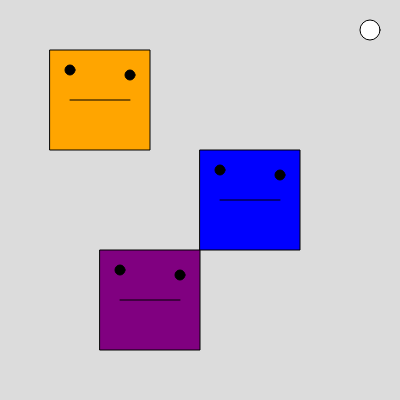
Frame 1 (no input)
Frame 60 (no input): identical to frame 1, image omitted
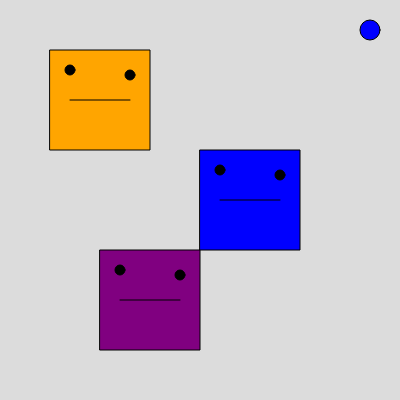
Frame 120 (the mouse pressed at the canvas centre since frame 60)

The p5.js sketch that drew these frames (run headless with seeded random() and noise() and a simulated clock; from frame 60 on, the mouse is pressed at the canvas centre):

// p5.js sketch
// ── sketch.js

let selectedColor;
let faces;



function setup() {
  createCanvas(400, 400);
  selectedColor = color('white');

  faces = [
    new Face(200, 150, color('blue')), 
    new Face(50, 50, color('orange')), 
    new Face(100, 250, color('purple'))]; //brackets create array
}

function draw() {
  background(220);

  for (let i = 0; i < faces.length; i++) { // loop from index 0 until the length/ end of the array / has to be less than < ( 1 less than length (index))
    faces[i].draw();//use array/ specify object [] and its index / goes through array and prints faces
  }

  fill(selectedColor); // use this to show what color is currently being used (circle in corner)
  circle(width - 30, 30, 20);
}

function mousePressed() {
  let isInFace = false;

  for(let i = 0; i < faces.length; i++) // go through array
  {
    if (faces[i].contains(mouseX, mouseY)) //if face contains mouse click
    {
      selectedColor = faces[i].fill; //set to fill value
      isInFace = true;
  }

  if (!isInFace) // if not in a face
  {
    selectedColor = color('white'); // set color to white
  }
//old / original code
  // if (face.contains(mouseX, mouseY)) // check if within face
  // {
  //   selectedColor = face.fill; // sets selectd color to color of selected face
  // } 
  // else if (face2.contains(mouseX, mouseY)) // if face 1 doesn't contain it, check face 2
  // {
  //   selectedColor = face2.fill;
 }
  console.log("selectedColor is " + selectedColor);
}

class Face {
  constructor(x,y, fill) {
    this.x = x;
    this.y = y;
    this.fill = fill;
  }

  draw() { // no background
    fill(this.fill);
    square(this.x, this.y, 100);
    fill(0);
    circle(this.x + 20, this.y + 20, 10);
    circle(this.x + 80, this.y + 25, 10);
  
    stroke(0);
    line(this.x + 20, this.y + 50, this.x + 80, this.y + 50)

  }
  contains(x,y) { // check if inside face / return true if inside, false if not
    let insideX = x >= this.x && x <= this.x + 100; // say if x val is inside of face
    let insideY = y >= this.y && y <= this.y + 100; //say if y val is inside of face
    return insideX && insideY; // return true if both are true/ else return false
  }
}
